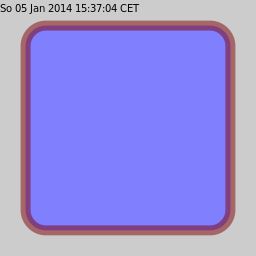

Reproduce this figure in Julia.
## header to provide surface and context
using Cairo
c = CairoRGBSurface(256,256);
cr = CairoContext(c);

save(cr);
set_source_rgb(cr,0.8,0.8,0.8);    # light gray
rectangle(cr,0.0,0.0,256.0,256.0); # background
fill(cr);
restore(cr);

save(cr);
## original example, following here

# a custom shape that could be wrapped in a function */
x         = 25.6;        # parameters like cairo_rectangle */
y         = 25.6;
xw         = 204.8;
yw        = 204.8;
aspect        = 1.0;     # aspect ratio */
corner_radius = yw / 10.0;   #* and corner curvature radius */

radius = corner_radius / aspect;
degrees = pi / 180.0;

new_sub_path(cr);
arc(cr, x + xw - radius, y + radius, radius, -90 * degrees, 0 * degrees);
arc(cr, x + xw - radius, y + yw - radius, radius, 0 * degrees, 90 * degrees);
arc(cr, x + radius, y + yw - radius, radius, 90 * degrees, 180 * degrees);
arc(cr, x + radius, y + radius, radius, 180 * degrees, 270 * degrees);
close_path(cr);

set_source_rgb(cr, 0.5, 0.5, 1);
fill_preserve(cr);
set_source_rgba(cr, 0.5, 0, 0, 0.5);
set_line_width(cr, 10.0);
stroke(cr);

## mark picture with current date
restore(cr);
move_to(cr,0.0,12.0);
set_source_rgb(cr, 0,0,0);
show_text(cr,Libc.strftime(time()));
write_to_png(c,"sample_rounded_rectangle.png");
